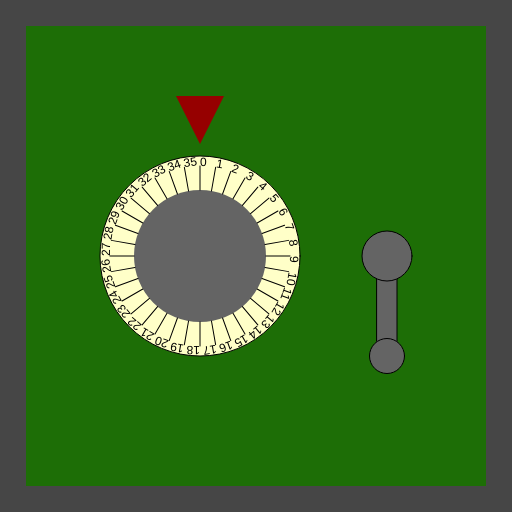
Frame 1 (no input)
Frame 60 (no input): identical to frame 1, image omitted
Frame 120 (the mouse pressed at the canvas centre since frame 60): identical to frame 1, image omitted

The p5.js sketch that drew this single still picture (run headless with seeded random() and noise() and a simulated clock; from frame 60 on, the mouse is pressed at the canvas centre):

// p5.js sketch
// ── sketch.js
/*

Officer: 4700213
CaseNum: 303-0-37482786-4700213

Case 303 - The Case of the Crooked Attorney
Stage 1 - Torvalds' Office

District Attorney Torvalds is well respected in Console City as an upstanding citizen and
enforcer of the law. Of course he’s as crooked as they come. I’ve had enough of having our
hard work at Sleuth and Co undermined by his bribes and back-payments. Let’s take take this
sucker down. I happen to know that Torvalds keeps his incriminating documents spread amongst
several safes in town. I’ll need you to bend the rules a little by breaking into them and
retrieving the incriminating evidence.

The first safe is in Torvald’s office. Crack it by doing the following:

	When any key is pressed:
	- Make Cryptic_Locker_Value_A equal to 18

	Whilst the mouse is being dragged:
	- Make Cryptic_Locker_Value_A equal to 17

	Whilst the mouse is moving:
	- Make Cryptic_Locker_Value_A equal to 23

	When the mouse button is released:
	- Make Cryptic_Locker_Value_A equal to 14

	When the mouse button is released:
	- Make Cryptic_Locker_Value_B equal to 0

	When the mouse button is pressed:
	- Make Cryptic_Locker_Value_B equal to 9

	When any key is released:
	- Make Cryptic_Locker_Value_B equal to 56

	When any key is pressed:
	- Make Cryptic_Locker_Value_B equal to 5



There are many possible ways of investigating this case, but you
should use ONLY the following commands:

	- The assignment operator aka. the equals sign !

*/

//declare the variables

var Cryptic_Locker_Value_A;
var Cryptic_Locker_Value_B;


function preload()
{
	//IMAGES WILL BE LOADED HERE

}

function setup()
{
	createCanvas(512,512);

	//initialise the variables
	Cryptic_Locker_Value_A = 0;
	Cryptic_Locker_Value_B = 0;

}

///////////////////EVENT HANDLERS///////////////////

//Add your code to these events to open the safe ...

function mouseMoved()
{
	console.log("mouseMoved", mouseX, mouseY);
}

function mouseDragged()
{
	console.log("mouseDragged", mouseX, mouseY);
}

function mousePressed()
{
	console.log("mousePressed");
}

function mouseReleased()
{
	console.log("mouseReleased");
}

function keyPressed()
{
	console.log("keyPressed", key);
}

function keyReleased()
{
	console.log("keyReleased", key);
}

///////////////DO NOT CHANGE CODE BELOW THIS POINT///////////////////

function draw()
{


	//Draw the safe door
	background(70);
	noStroke();
	fill(29,110,6);
	rect(26,26,width-52,width-52);

	//Draw the combination dial
	push();
	translate(200,height/2);
	drawDial(200, Cryptic_Locker_Value_A, 36);
	pop();

	//Draw the lever
	push();
	translate(width - 125,256);
	drawLever(Cryptic_Locker_Value_B);
	pop();

}

function drawDial(diameter,num,maxNum)
{
	//the combination lock

	var r = diameter * 0.5;
	var p = r * 0.6;

	stroke(0);
	fill(255,255,200);
	ellipse(0,0,diameter,diameter);
	fill(100);
	noStroke();
	ellipse(0,0,diameter*0.66,diameter*0.66);
	fill(150,0,0);
	triangle(
		-p * 0.4,-r-p,
		p * 0.4,-r-p,
		0,-r-p/5
	);

	noStroke();

	push();
	var inc = 360/maxNum;

	rotate(radians(-num * inc));
	for(var i = 0; i < maxNum; i++)
	{
		push();
		rotate(radians(i * inc));
		stroke(0);
		line(0,-r*0.66,0,-(r-10));
		noStroke();
		fill(0);
		text(i,0,-(r-10));
		pop();
	}

	pop();
}

function drawLever(rot)
{
	push();
	rotate(radians(-rot))
	stroke(0);
	fill(100);
	rect(-10,0,20,100);
	ellipse(0,0,50,50);
	ellipse(0,100,35,35);
	pop();
}
